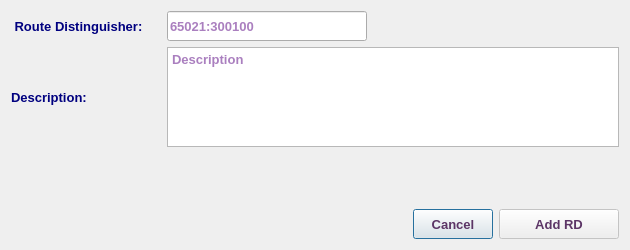
<?xml version="1.0" encoding="UTF-8"?>
<ui version="4.0">
 <class>AddRdRefDialog</class>
 <widget class="QDialog" name="AddRdRefDialog">
  <property name="windowModality">
   <enum>Qt::NonModal</enum>
  </property>
  <property name="geometry">
   <rect>
    <x>0</x>
    <y>0</y>
    <width>630</width>
    <height>250</height>
   </rect>
  </property>
  <property name="sizePolicy">
   <sizepolicy hsizetype="Fixed" vsizetype="Fixed">
    <horstretch>0</horstretch>
    <verstretch>0</verstretch>
   </sizepolicy>
  </property>
  <property name="minimumSize">
   <size>
    <width>630</width>
    <height>250</height>
   </size>
  </property>
  <property name="maximumSize">
   <size>
    <width>631</width>
    <height>251</height>
   </size>
  </property>
  <property name="font">
   <font>
    <family>Tahoma</family>
    <pointsize>10</pointsize>
   </font>
  </property>
  <property name="windowTitle">
   <string>Add New RD Reference</string>
  </property>
  <property name="windowIcon">
   <iconset resource="../../../../image.qrc">
    <normaloff>:/Image/add.png</normaloff>:/Image/add.png</iconset>
  </property>
  <layout class="QVBoxLayout" name="verticalLayout_4">
   <item>
    <layout class="QHBoxLayout" name="horizontalLayout">
     <item>
      <widget class="QLabel" name="label">
       <property name="minimumSize">
        <size>
         <width>150</width>
         <height>30</height>
        </size>
       </property>
       <property name="maximumSize">
        <size>
         <width>220</width>
         <height>30</height>
        </size>
       </property>
       <property name="font">
        <font>
         <family>Tahoma</family>
         <pointsize>10</pointsize>
         <weight>75</weight>
         <bold>true</bold>
        </font>
       </property>
       <property name="styleSheet">
        <string notr="true">color: rgb(0, 0, 127);</string>
       </property>
       <property name="text">
        <string> Route Distinguisher:</string>
       </property>
      </widget>
     </item>
     <item>
      <widget class="QLineEdit" name="rdLE">
       <property name="minimumSize">
        <size>
         <width>200</width>
         <height>30</height>
        </size>
       </property>
       <property name="maximumSize">
        <size>
         <width>200</width>
         <height>30</height>
        </size>
       </property>
       <property name="font">
        <font>
         <family>Tahoma</family>
         <pointsize>10</pointsize>
         <weight>75</weight>
         <bold>true</bold>
        </font>
       </property>
       <property name="styleSheet">
        <string notr="true">color: rgb(85, 0, 127);</string>
       </property>
       <property name="placeholderText">
        <string>65021:300100</string>
       </property>
      </widget>
     </item>
     <item>
      <spacer name="horizontalSpacer_5">
       <property name="font">
        <font>
         <family>Tahoma</family>
         <pointsize>10</pointsize>
        </font>
       </property>
       <property name="orientation">
        <enum>Qt::Horizontal</enum>
       </property>
       <property name="sizeHint" stdset="0">
        <size>
         <width>40</width>
         <height>20</height>
        </size>
       </property>
      </spacer>
     </item>
    </layout>
   </item>
   <item>
    <layout class="QHBoxLayout" name="horizontalLayout_8">
     <item>
      <widget class="QLabel" name="label_8">
       <property name="minimumSize">
        <size>
         <width>150</width>
         <height>50</height>
        </size>
       </property>
       <property name="maximumSize">
        <size>
         <width>150</width>
         <height>50</height>
        </size>
       </property>
       <property name="font">
        <font>
         <family>Tahoma</family>
         <pointsize>10</pointsize>
         <weight>75</weight>
         <bold>true</bold>
        </font>
       </property>
       <property name="styleSheet">
        <string notr="true">color: rgb(0, 0, 127);</string>
       </property>
       <property name="text">
        <string>Description:</string>
       </property>
      </widget>
     </item>
     <item>
      <widget class="QTextEdit" name="descTE">
       <property name="minimumSize">
        <size>
         <width>300</width>
         <height>100</height>
        </size>
       </property>
       <property name="maximumSize">
        <size>
         <width>800</width>
         <height>100</height>
        </size>
       </property>
       <property name="font">
        <font>
         <family>Tahoma</family>
         <pointsize>10</pointsize>
         <weight>75</weight>
         <bold>true</bold>
        </font>
       </property>
       <property name="styleSheet">
        <string notr="true">color: rgb(85, 0, 127);</string>
       </property>
       <property name="placeholderText">
        <string>Description</string>
       </property>
      </widget>
     </item>
    </layout>
   </item>
   <item>
    <spacer name="verticalSpacer">
     <property name="font">
      <font>
       <family>Tahoma</family>
       <pointsize>10</pointsize>
      </font>
     </property>
     <property name="orientation">
      <enum>Qt::Vertical</enum>
     </property>
     <property name="sizeHint" stdset="0">
      <size>
       <width>20</width>
       <height>40</height>
      </size>
     </property>
    </spacer>
   </item>
   <item>
    <layout class="QHBoxLayout" name="horizontalLayout_10">
     <item>
      <spacer name="horizontalSpacer_9">
       <property name="font">
        <font>
         <family>Tahoma</family>
         <pointsize>10</pointsize>
        </font>
       </property>
       <property name="orientation">
        <enum>Qt::Horizontal</enum>
       </property>
       <property name="sizeHint" stdset="0">
        <size>
         <width>40</width>
         <height>20</height>
        </size>
       </property>
      </spacer>
     </item>
     <item>
      <widget class="QPushButton" name="CancelBtn">
       <property name="sizePolicy">
        <sizepolicy hsizetype="Preferred" vsizetype="Preferred">
         <horstretch>0</horstretch>
         <verstretch>0</verstretch>
        </sizepolicy>
       </property>
       <property name="minimumSize">
        <size>
         <width>80</width>
         <height>30</height>
        </size>
       </property>
       <property name="maximumSize">
        <size>
         <width>160</width>
         <height>30</height>
        </size>
       </property>
       <property name="font">
        <font>
         <family>Tahoma</family>
         <pointsize>10</pointsize>
         <weight>75</weight>
         <bold>true</bold>
        </font>
       </property>
       <property name="styleSheet">
        <string notr="true">color: rgb(92, 53, 102);</string>
       </property>
       <property name="text">
        <string>Cancel</string>
       </property>
      </widget>
     </item>
     <item>
      <widget class="QPushButton" name="okBtn">
       <property name="enabled">
        <bool>false</bool>
       </property>
       <property name="sizePolicy">
        <sizepolicy hsizetype="Preferred" vsizetype="Preferred">
         <horstretch>0</horstretch>
         <verstretch>0</verstretch>
        </sizepolicy>
       </property>
       <property name="minimumSize">
        <size>
         <width>120</width>
         <height>30</height>
        </size>
       </property>
       <property name="maximumSize">
        <size>
         <width>250</width>
         <height>30</height>
        </size>
       </property>
       <property name="font">
        <font>
         <family>Tahoma</family>
         <pointsize>10</pointsize>
         <weight>75</weight>
         <bold>true</bold>
        </font>
       </property>
       <property name="styleSheet">
        <string notr="true">color: rgb(92, 53, 102);</string>
       </property>
       <property name="text">
        <string>Add RD</string>
       </property>
       <property name="icon">
        <iconset resource="../../../../image.qrc">
         <normaloff>:/Image/add.png</normaloff>:/Image/add.png</iconset>
       </property>
       <property name="iconSize">
        <size>
         <width>20</width>
         <height>20</height>
        </size>
       </property>
      </widget>
     </item>
    </layout>
   </item>
  </layout>
 </widget>
 <tabstops>
  <tabstop>rdLE</tabstop>
  <tabstop>descTE</tabstop>
  <tabstop>okBtn</tabstop>
  <tabstop>CancelBtn</tabstop>
 </tabstops>
 <resources>
  <include location="../../../../image.qrc"/>
 </resources>
 <connections/>
</ui>
